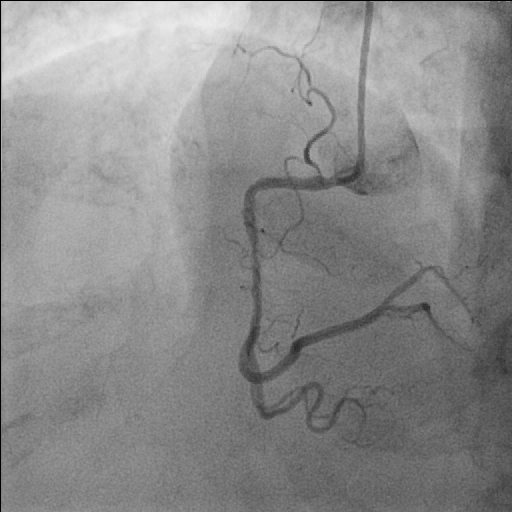
%> input picture 021.png, 512 x 512 px, given in place of scene00001.png, which was not available
$ octave xyz.m   (GNU Octave 9; MATLAB toolbox functions it lacks are replaced by stand-ins)
%> lines starting %> are read from the running program, lines starting %| are printed output that depends on the picture; pictures that were not available may be replaced by others from this repository, and a replacement may not be noted

close all

A=imread('C:/Users/Karan Padariya/OneDrive/Desktop/Internship/Coronary Artery/Coronary Artery/1/Video frams/scene00001.png');
%> A is the input picture: size 512x512x3 uint8; min 0, max 235, mean 139
B=imread('C:/Users/Karan Padariya/OneDrive/Desktop/Internship/Coronary Artery/Coronary Artery/1/Video frams/scene00031.png');
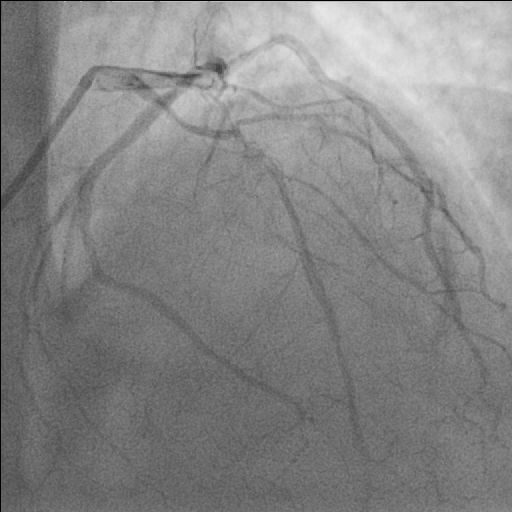
%> input picture scene00031.png, 512 x 512 px
%> B is the input picture: size 512x512x3 uint8; min 0, max 229, mean 133.1
A=im2gray(A);
%> A: size 512x512 uint8
B=im2gray(B);
%> B: size 512x512 uint8
C=imsubtract(B,A);
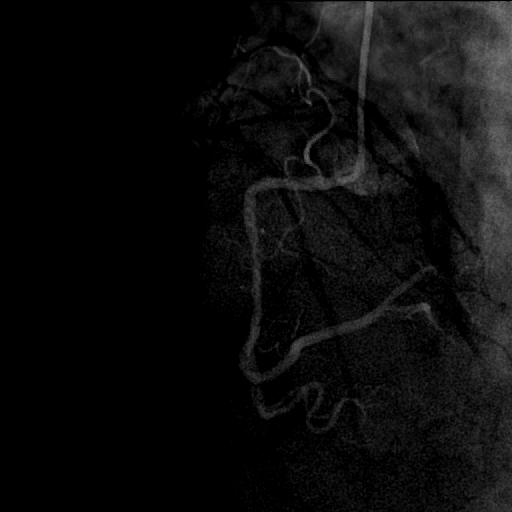
%> C: size 512x512 uint8; min 0, max 124, mean 12.1
c=histeq(C);
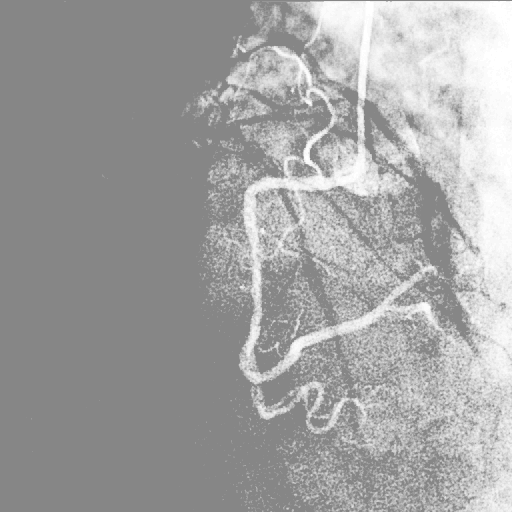
%> c: size 512x512 uint8; min 134, max 255, mean 162.8
imshow(c);


%> (the run ends here)
